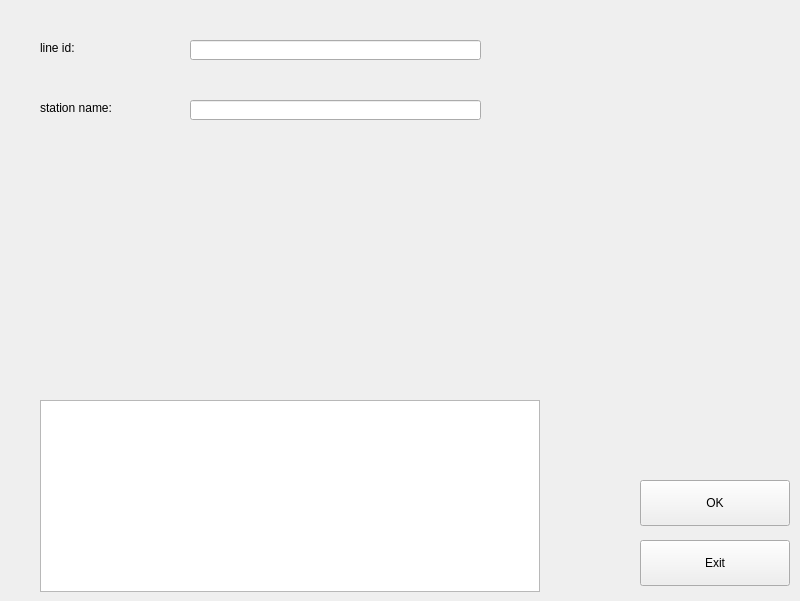
<?xml version="1.0" encoding="UTF-8"?>
<ui version="4.0">
 <class>modify_L</class>
 <widget class="QWidget" name="modify_L">
  <property name="geometry">
   <rect>
    <x>0</x>
    <y>0</y>
    <width>800</width>
    <height>601</height>
   </rect>
  </property>
  <property name="windowTitle">
   <string>Form</string>
  </property>
  <widget class="QLabel" name="id">
   <property name="geometry">
    <rect>
     <x>40</x>
     <y>40</y>
     <width>111</width>
     <height>16</height>
    </rect>
   </property>
   <property name="text">
    <string>line id:</string>
   </property>
  </widget>
  <widget class="QPushButton" name="OK">
   <property name="geometry">
    <rect>
     <x>640</x>
     <y>480</y>
     <width>150</width>
     <height>46</height>
    </rect>
   </property>
   <property name="text">
    <string>OK</string>
   </property>
  </widget>
  <widget class="QPushButton" name="Exit">
   <property name="geometry">
    <rect>
     <x>640</x>
     <y>540</y>
     <width>150</width>
     <height>46</height>
    </rect>
   </property>
   <property name="text">
    <string>Exit</string>
   </property>
  </widget>
  <widget class="QTextBrowser" name="textBrowser">
   <property name="geometry">
    <rect>
     <x>40</x>
     <y>400</y>
     <width>500</width>
     <height>192</height>
    </rect>
   </property>
  </widget>
  <widget class="QLineEdit" name="id_input">
   <property name="geometry">
    <rect>
     <x>190</x>
     <y>40</y>
     <width>291</width>
     <height>20</height>
    </rect>
   </property>
  </widget>
  <widget class="QLineEdit" name="station_input">
   <property name="geometry">
    <rect>
     <x>190</x>
     <y>100</y>
     <width>291</width>
     <height>20</height>
    </rect>
   </property>
   <property name="text">
    <string/>
   </property>
  </widget>
  <widget class="QLabel" name="station">
   <property name="geometry">
    <rect>
     <x>40</x>
     <y>100</y>
     <width>111</width>
     <height>16</height>
    </rect>
   </property>
   <property name="text">
    <string>station name:</string>
   </property>
  </widget>
 </widget>
 <resources/>
 <connections/>
</ui>
